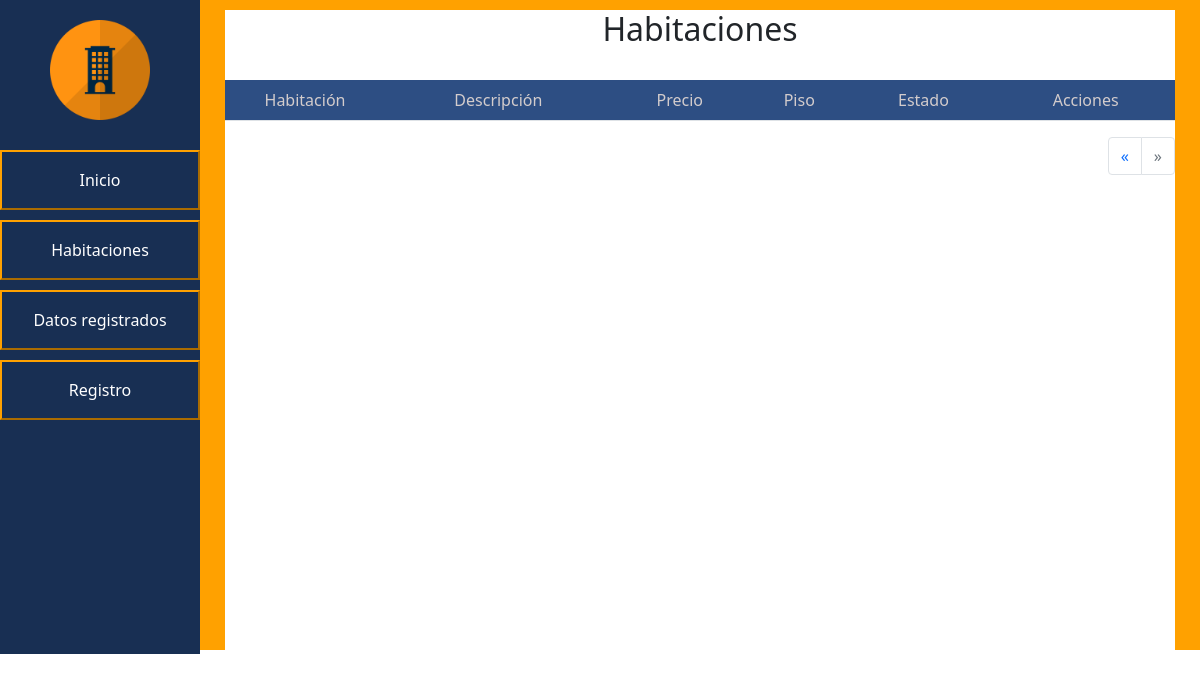
The app's page /PHP/registro.php?pagina=2, older data.
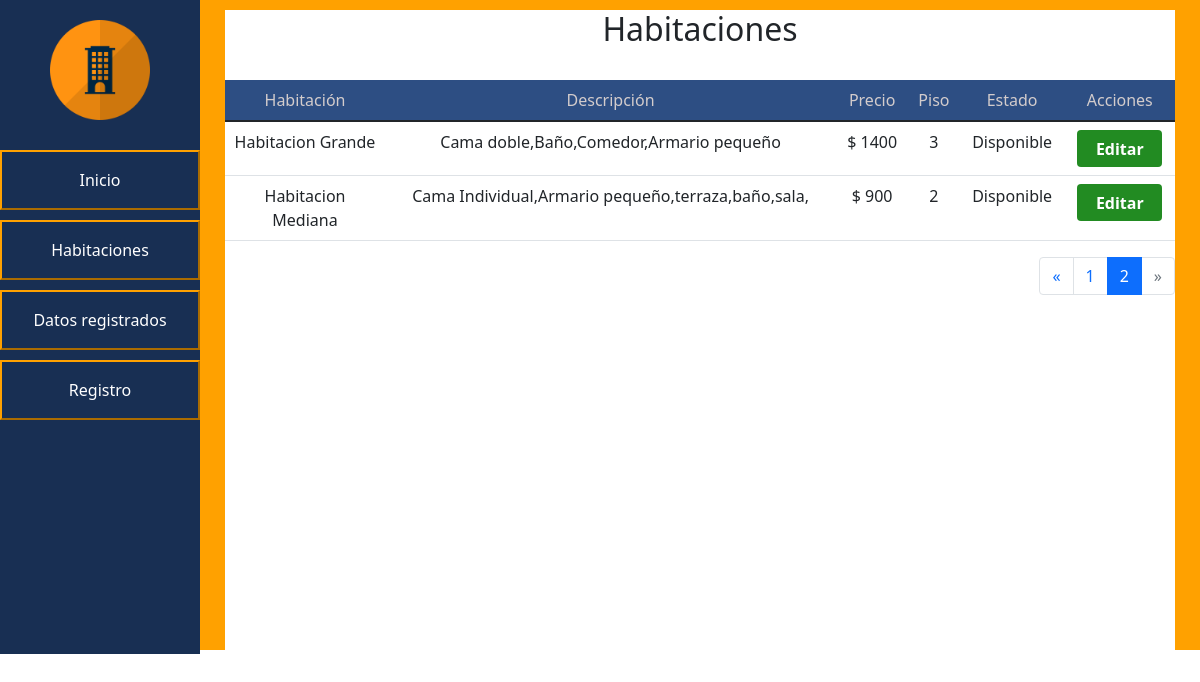
The same page, newer data.
### tables this page shows
CREATE TABLE `habitacion` (
  `idHabitacion` int(11) NOT NULL,
  `NombreHab` varchar(45) NOT NULL,
  `Descripcion` varchar(50) NOT NULL,
  `Precio` int(10) NOT NULL,
  `Piso` int(10) NOT NULL,
  `Estado` varchar(20) NOT NULL
);

### PHP/registro.php (the view, shortened to what this page needs)
<!DOCTYPE html>
<html>
<head>
    <link href="https://cdn.jsdelivr.net/npm/bootstrap@5.1.3/dist/css/bootstrap.min.css" rel="stylesheet">
    <link rel="stylesheet" type="text/css" href="../css/styles-registro.css">
</head>
<body>
	<div id="general">
		<div id="navegacion">
			<div id="navegacion-alineacion">
				<img src="..\img\img2.png" id="img1">
				<a href="index.php">
					<button class="animacion-btn" id="btn">Inicio</button>
				</a>
                <a href="habitaciones.php">
					<button class="animacion-btn" id="btn">Habitaciones</button>
				</a>
				<a href="datos-registrados.php">
					<button class="animacion-btn" id="btn">Datos registrados</button>
				</a>
                <a href="registro.php?pagina=1">
                    <button class="animacion-btn" id="btn" > Registro </button>
                </a>
			</div>
		</div>
		<div id="cuerpo">
			<div id="contenido-cuerpo" style="height:1040px;">
                <h2 style="text-align: center;"> Habitaciones </h2>
                <br>
                        <table class="table table-hover">
                            <thead>
                            <tr class="tittletables">
                                <th class="tamañocelda" scope="col">Habitación</th>
                                <th scope="col">Descripción</th>
                                <th scope="col">Precio</th>
                                <th scope="col">Piso</th>
                                <th scope="col">Estado</th>
                                <th scope="col">Acciones</th>
                            </tr>
                            </thead>
                            <tbody>
                            <?php $cont = include ("conexion.php");
                            $consulta="SELECT * FROM habitacion";
                            $resultado = mysqli_query($enlace,$consulta);
                            $articulos_por_pagina=3;
                            $articulos_totales=mysqli_num_rows($resultado);
                            $paginas=$articulos_totales/3;
                            $paginas=ceil($paginas);
                            $contador=($_GET['pagina']-1)*$articulos_por_pagina;
                            $consulta_1="SELECT * FROM habitacion LIMIT $contador,$articulos_por_pagina";
                            $resultado_1=mysqli_query($enlace,$consulta_1);
                            while ($mostrar=mysqli_fetch_array($resultado_1)){
                            ?>
                                <tr class="<?php echo ($mostrar['Estado']=="Ocupada")?'disponibilidad':'sin-color' ?>">
                                    <td > <?php echo $mostrar['NombreHab'] ?> </td>
                                    <td > <?php echo $mostrar['Descripcion'] ?> </td>
                                    <td >$ <?php echo $mostrar['Precio'] ?> </td>
                                    <td > <?php echo $mostrar['Piso'] ?> </td>
                                    <td > <?php echo $mostrar['Estado'] ?> </td>
                                    <td>
                                        <button type="button" class="buttonedit" data-bs-toggle="modal" data-bs-target="#editmodal<?php echo $mostrar['idHabitacion'];?>">
                                            Editar
                                        </button>
                                    </td>
                                </tr>
                            <?php
                            }
                            ?>
                            </tbody>
                        </table>
                        <nav class="alineacion" aria-label="Page navigation example" >
                            <ul class="pagination">
                                <li class="page-item <?php echo $_GET['pagina']<= 1 ? 'disabled':'' ?>">
                                    <a class="page-link"
                                       href="registro.php?pagina=<?php echo $_GET['pagina']-1 ?>" aria-label="Previous">
                                        <span aria-hidden="true">&laquo;</span>
                                    </a>
                                </li>
                                <?php for($i=0;$i<$paginas;$i++): ?>
                                <li class="page-item <?php echo $_GET['pagina']==$i+1 ?'active': '' ?>">
                                    <a class="page-link" href="registro.php?pagina=<?php echo $i+1 ?>">
                                        <?php echo $i+1 ?>
                                    </a>
                                </li>
                                <?php endfor; ?>
                                <li class="page-item <?php echo $_GET['pagina']>=$paginas ? 'disabled':'' ?> ">
                                    <a class="page-link"
                                       href="registro.php?pagina=<?php echo $_GET['pagina']+1 ?>" aria-label="Next">
                                        <span aria-hidden="true">&raquo;</span>
                                    </a>
                                </li>
                            </ul>
                        </nav>
            </div>
        </div>
</body>
</html>

### css/styles-registro.css (style rules this page uses)
body { margin: 0; }
#general { display: flex; }
#navegacion { float: left; background-color: #182F53; height: 654px; width: 200px }
#btn { background-color: #182F53; color: white; margin-top:10px; width: 200px; height: 60px; }
#navegacion-alineacion { margin-top: 20px; }
#img1 { height: 100px; margin-left: 50px; margin-bottom:20px; }
.animacion-btn { border-color: #FFA100; color: black; background-image: -webkit-linear-gradient(45deg, #FFA100 50%, transparent 50%); background-image: linear-gradient(45deg, #FFA100 50%, transparent 50%); background-position: 100%; background-size: 400%; -webkit-transition: background 300ms ease-in-out; transition: background 300ms ease-in-out; }
#cuerpo { background-color: #FFA100; height: 650px; width: 100%; overflow: scroll; }
#contenido-cuerpo { background-color: white; width: 950px; margin: auto; margin-top: 10px; }
table,tr,th { text-align: center; font-weight: normal; }
th { padding-left: 18px; padding-right: 18px; }
.tittletables { background: #2d4e83; color: #d3cccc; margin-left: 29px; margin-right: 23px; }
.tamañocelda { width: 160px; }
.alineacion { float: right; }
.buttonedit { width: 85px; height: 37px; color: #ffffff; font-weight: bold; display: inline-block; padding: 6px 12px; font-size: 16px; text-align: center; cursor: pointer; background-image: none; border: 1px solid transparent; border-radius: 4px; outline: 0; background-color: forestgreen; align-content: center; }

Row changes from the older to the newer data that the page shows:
added habitacion: NombreHab "Habitacion Grande", Descripcion "Cama doble,Baño,Comedor,Armario pequeño", Precio "1400", Piso "3", Estado "Disponible"
added habitacion: NombreHab "Habitacion Mediana", Descripcion "Cama Individual,Armario pequeño,terraza,baño,sala,", Precio "900", Piso "2", Estado "Disponible"
Text that changed along with them:
new list line: "1"
new list line: "2"
